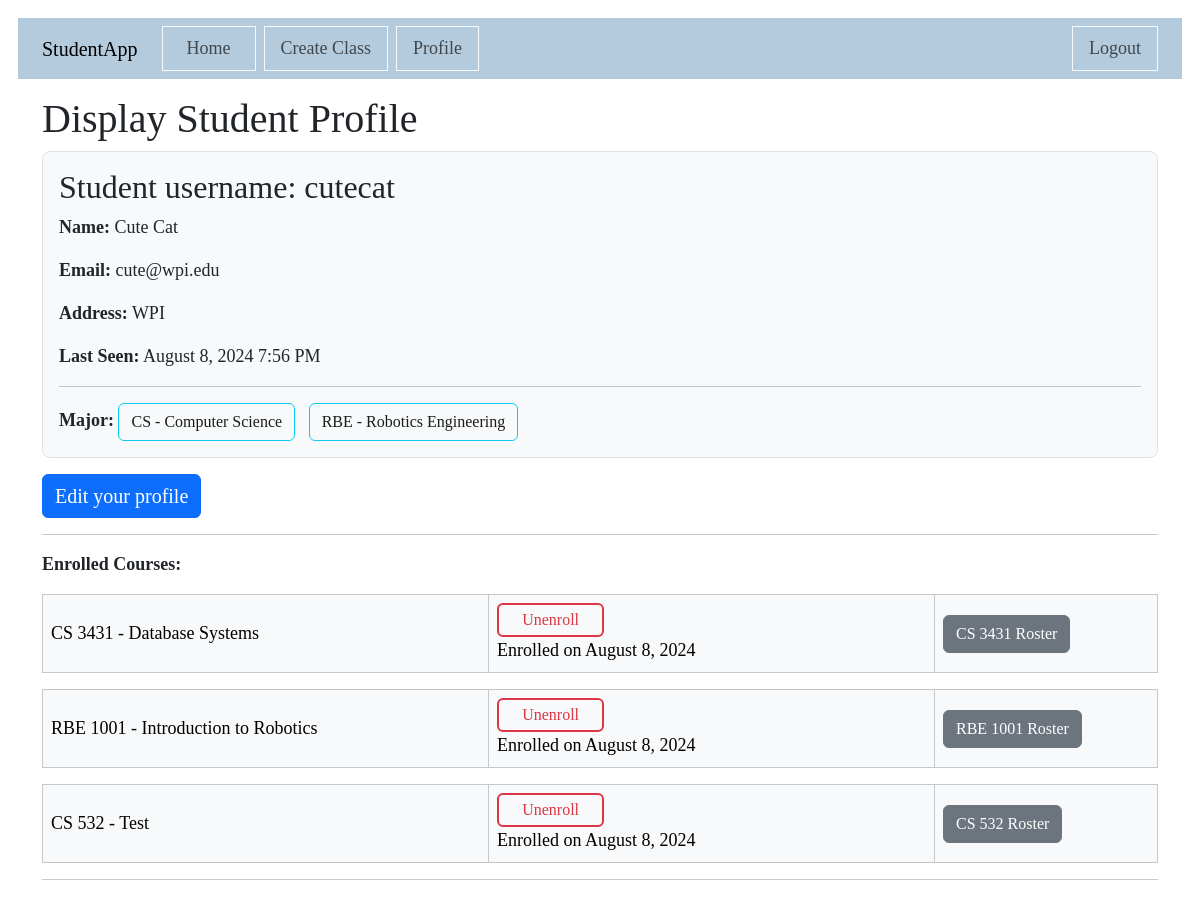
/student/profile (signed in), run on the app's committed database.
### app/main/models.py (models this page shows, shortened)
class Student(UserMixin, db.Model):
    id : sqlo.Mapped[int] = sqlo.mapped_column(primary_key=True)
    username : sqlo.Mapped[str] = sqlo.mapped_column(sqla.String(64), index = True, unique = True)
    password_hash : sqlo.Mapped[Optional[str]] = sqlo.mapped_column(sqla.String(256))
    firstname : sqlo.Mapped[str] = sqlo.mapped_column(sqla.String(100))
    lastname : sqlo.Mapped[str] = sqlo.mapped_column(sqla.String(100))
    address : sqlo.Mapped[str] = sqlo.mapped_column(sqla.String(256))
    email : sqlo.Mapped[str] = sqlo.mapped_column(sqla.String(120), index = True, unique = True)
    last_seen : sqlo.Mapped[Optional[datetime]] = sqlo.mapped_column(default = lambda : datetime.now(timezone.utc))
    majors_of_student : sqlo.WriteOnlyMapped['Major'] = sqlo.relationship(
        secondary= students_majors_table,
        primaryjoin= (students_majors_table.c.student_id == id),
        back_populates= 'students_in_major')
    enrollments : sqlo.WriteOnlyMapped['Enrolled'] = sqlo.relationship(back_populates= 'student_enrolled')
    def get_username(self):
        return self.username
    def get_firstname(self):
        return self.firstname
    def get_lastname(self):
        return self.lastname
    def get_email(self):
        return self.email
    def get_address(self):
        return self.address
    def get_last_seen_date(self):
        return self.last_seen
    def get_majors(self):
        return db.session.scalars(self.majors_of_student.select()).all()
    def is_enrolled(self,new_class):
        result = db.session.scalars(self.enrollments.select().where(Enrolled.course_id == new_class.id)).first()
        return result is not None
    def enrolled_courses(self):
        return db.session.scalars(self.enrollments.select()).all()
    def get_enrolment_date(self, the_class):
        if self.is_enrolled(the_class):
            cur_enrollment = db.session.scalars(self.enrollments.select().where(Enrolled.course_id == the_class.id)).first()
            return cur_enrollment.enroll_date
        else:
            return None

class Major(db.Model):
    id : sqlo.Mapped[int] = sqlo.mapped_column(primary_key=True)
    name : sqlo.Mapped[str] = sqlo.mapped_column(sqla.String(20))
    department : sqlo.Mapped[str] =  sqlo.mapped_column(sqla.String(150))
    courses : sqlo.WriteOnlyMapped['Course'] = sqlo.relationship(back_populates= 'major')
    students_in_major : sqlo.WriteOnlyMapped['Student'] = sqlo.relationship(
        secondary= students_majors_table,
        primaryjoin= (students_majors_table.c.major_id == id),
        back_populates= 'majors_of_student')
    def get_name(self):
        return self.name
    def get_department(self):
        return self.department

class Course(db.Model):
    id : sqlo.Mapped[int] = sqlo.mapped_column(primary_key=True)
    majorid : sqlo.Mapped[int] = sqlo.mapped_column(sqla.ForeignKey(Major.id), index = True)
    coursenum : sqlo.Mapped[str] = sqlo.mapped_column(sqla.String(4), index = True)
    title : sqlo.Mapped[str] = sqlo.mapped_column(sqla.String(150))
    major : sqlo.Mapped[Major] = sqlo.relationship( back_populates= 'courses')
    roster : sqlo.WriteOnlyMapped['Enrolled'] = sqlo.relationship(back_populates= 'course_enrolled')
    def get_coursenum(self):
        return self.coursenum
    def get_title(self):
        return self.title
    def get_major(self):
        return self.major

class Enrolled(db.Model):
    student_id: sqlo.Mapped[int] = sqlo.mapped_column(sqla.ForeignKey(Student.id),
                                                     primary_key=True)
    course_id : sqlo.Mapped[int] = sqlo.mapped_column(sqla.ForeignKey(Course.id),
                                                     primary_key=True)
    enroll_date : sqlo.Mapped[Optional[datetime]] = sqlo.mapped_column(default = lambda : datetime.now(timezone.utc))
    student_enrolled : sqlo.Mapped[Student] = sqlo.relationship( back_populates= 'enrollments')
    course_enrolled : sqlo.Mapped[Course] = sqlo.relationship( back_populates= 'roster')
    def get_course(self):
        return self.course_enrolled

### app/main/routes.py (the view)
@main.route('/student/profile', methods = ['GET'])
@login_required
def display_profile():
    empty_form = EmptyForm()
    return render_template('display_profile.html', title = 'Display Profile', student = current_user, form = empty_form)

### app/main/forms.py
class EmptyForm(FlaskForm):
    submit = SubmitField('Submit')

### app/main/models.py (called while the page is built)
@login.user_loader
def load_user(id):
    return db.session.get(Student, int(id))

### studentApp.py (called while the page is built)
@app.before_request
def before_request():
    if current_user.is_authenticated:
        current_user.last_seen = datetime.now(timezone.utc)
        db.session.add(current_user)
        db.session.commit()

@app.before_request
def initDB(*args, **kwargs):
    if app._got_first_request:
        db.create_all()

### app/main/templates/display_profile.html (shortened to what this page needs)
{% extends "base.html" %}
{% block content %}
    <h1>Display Student Profile</h1>
    <div class = "border rounded-3 bg-light p-3">
        <h2> Student username: {{student.get_username()}} </h2>
        <p> <b>Name:</b> {% if student.get_firstname() %} {{student.get_firstname()}} {% endif%}
                        {% if student.get_lastname() %}{{student.get_lastname()}}  {% endif%}   </p>
        <p> <b>Email:</b> {% if student.get_email() %}  {{student.get_email()}}  {% endif%}   </p>
        <p> <b>Address:</b> {% if student.get_address() %}  {{student.get_address()}}  {% endif%}   </p>
        <p> <b>Last Seen:</b> {% if student.get_last_seen_date() %}  {{moment(student.get_last_seen_date()).format('LLL')}}  {% endif%}  </p>
        <hr>
        {% if student.get_majors()%}
            <b>Major: </b>
            {% for major in student.get_majors(): %}
                <a href="{{url_for('main.get_students_in_major', major_id = major.id)}}" class="btn btn-outline-info"> {{major.get_name()}} - {{major.get_department()}} </a>
            {% endfor %}
        {% else %}
            <p> Student is not associated with any majors!  </p>
        {% endif %}
    </div>
    {% if student.id == current_user.id %}
            <p><a href="{{ url_for('main.edit_profile') }}" class="btn btn-primary mt-3 fs-5">Edit your profile</a></p>
    {% endif %}
    <hr class="solid">
    {% if student.enrolled_courses() %}
        <p><b>Enrolled Courses: </b></p>
        {% for enrollment in student.enrolled_courses() %}
            {% set course = enrollment.get_course() %}
            {% include '_course.html' %}
        {% endfor%}
    {% else %}
        <p>Student is not enrolled in any courses!</p>
    {%endif%}
    <hr>
{% endblock %}

### app/main/templates/base.html (shortened to what this page needs)
<!doctype html>
<html lang="en">
  <head>
    <link
        href="https://cdn.jsdelivr.net/npm/bootstrap@5.3.2/dist/css/bootstrap.min.css"
        rel="stylesheet"
>
    <link rel="stylesheet" href="{{ url_for('static', filename='css/main.css') }}">
  </head>
  <body>
    <nav class="navbar navbar-light navbar-expand-lg" style="background-color: #b4cbdd;">
        <div class="container">
          <a class="navbar-brand" href="{{ url_for('main.index') }}">StudentApp</a>
          <div class="collapse navbar-collapse" id="navbarSupportedContent">
            <ul class="navbar-nav me-auto mb-2 mb-lg-0">
              <li class="nav-item border border-light px-3 ms-2 ">
                <a class="nav-link" aria-current="page" href="{{ url_for('main.index') }}">Home</a>
              </li>
              {% if not current_user.is_anonymous %}
              <li class="nav-item border border-light px-2 ms-2 ">
                <a class="nav-link" aria-current="page" href="{{ url_for('main.createclass') }}">Create Class</a>
              </li>
              <li class="nav-item border border-light px-2 ms-2 " >
                <a class="nav-link" aria-current="page" href="{{ url_for('main.display_profile') }}">Profile</a>
              </li>
              {% endif %}
            </ul>
            <ul class="navbar-nav mb-2 mb-lg-0">
              {% if current_user.is_anonymous %}
              <li class="nav-item border border-light px-2 ms-2">
                <a class="nav-link" aria-current="page" href="{{ url_for('auth.register') }}">Register</a>
              </li>
              <li class="nav-item border border-light px-2 ms-2">
                <a class="nav-link" aria-current="page" href="{{ url_for('auth.login') }}">Login</a>
              </li>
              {% else %}
              <li class="nav-item border border-light px-2 ms-2">
                <a class="nav-link" aria-current="page" href="{{ url_for('auth.logout') }}">Logout</a>
              </li>
              {% endif %}
            </ul>
          </div>
        </div>
      </nav>
    <div class="container mt-3">
      {% block content %}{% endblock %}
    </div>
</body>
</html>

### app/main/templates/_course.html (shortened to what this page needs)
<table class = "table table-light table-hover table-bordered border-3 align-middle">
    <tr>
            <td width = "40%">  {{course.get_major().get_name()}} {{course.get_coursenum()}} - {{course.get_title()}} </td>
            <td width = "40%">
                {% if current_user.is_enrolled(course) == False %}
                <form action="{{url_for('main.enroll', course_id = course.id )}}" method= "POST">
                    {{ form.hidden_tag() }}
                    {{ form.submit(value='Enroll', class='btn btn-outline-success border-2 col-3' ) }}
                </form>
                {% else %}
                <form action="{{url_for('main.unenroll', course_id = course.id )}}" method= "POST">
                    {{ form.submit(value='Unenroll', class='btn btn-outline-danger border-2 col-3') }}
                </form>
                Enrolled on {{moment(current_user.get_enrolment_date(course)).format('LL')}}
                {% endif %}
            </td>
            <td width = "20%">
                <button class="btn btn-secondary col-15" onclick = "get_roster({{course.id}})"> {{course.get_major().get_name()}} {{course.get_coursenum()}} Roster </button>
            </td>
    </tr>
</table>

### app/static/css/main.css (style rules this page uses)
body { margin: 0; padding: 1em; font-family: Tahoma; font-size : 18px; }
.btn-outline-info { color:#1a1b1b; }
.btn-outline-danger { white-space: normal; padding: 3px 0px 3px 0px; }

### data on the page
Student: get_username "cutecat", get_firstname "Cute", get_lastname "Cat", get_email "cute@wpi.edu", get_address "WPI", last_seen "August 8, 2024 7:56 PM"
Major: get_name "CS", get_department "Computer Science", get_major "CS"
Major: get_name "RBE", get_department "Robotics Engineering", get_major "RBE"
Enrolled: enroll_date "August 8, 2024"
Course: get_coursenum "3431", get_title "Database Systems"
Enrolled: enroll_date "August 8, 2024"
Course: get_coursenum "1001", get_title "Introduction to Robotics"
Enrolled: enroll_date "August 8, 2024"
Course: get_coursenum "532", get_title "Test"
